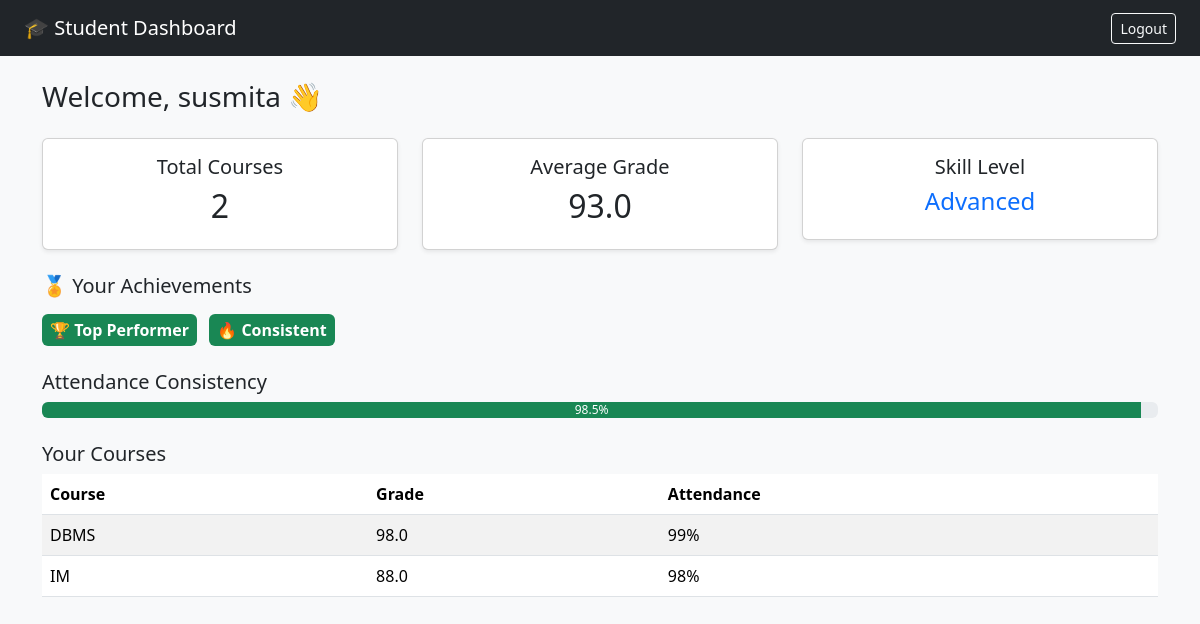
The app's page /dashboard/ (signed in) with its own data.
### core/models.py (models this page shows, shortened)
class Enrollment(models.Model):
    user = models.ForeignKey(User, on_delete=models.CASCADE)
    course = models.ForeignKey(Course, on_delete=models.CASCADE)
    grade = models.FloatField()
    attendance = models.IntegerField()
    date = models.DateField(auto_now_add=True)

class Course(models.Model):
    name = models.CharField(max_length=100)
    credits = models.IntegerField()

### core/views.py (the view)
# urls.py: path('dashboard/', DashboardView.as_view(), name='dashboard'),
class DashboardView(LoginRequiredMixin, TemplateView):
    template_name = 'core/dashboard.html'
    def get_context_data(self, **kwargs):
        context        = super().get_context_data(**kwargs)
        enrollments    = Enrollment.objects.filter(user=self.request.user)
        profile, _     = StudentProfile.objects.get_or_create(user=self.request.user)
        total_courses  = enrollments.count()
        avg_grade      = enrollments.aggregate(Avg('grade'))['grade__avg']
        avg_attendance = enrollments.aggregate(Avg('attendance'))['attendance__avg']
        skill = (
            "Advanced"     if avg_grade and avg_grade >= 85 else
            "Intermediate" if avg_grade and avg_grade >= 60 else
            "Beginner"
        )
        badges = []
        if avg_grade:
            if avg_grade >= 85:  badges.append("🏆 Top Performer")
            elif avg_grade < 50: badges.append("⚠️ Needs Improvement")
        if avg_attendance and avg_attendance >= 90:
            badges.append("🔥 Consistent")
        if total_courses >= 3:
            badges.append("📚 Active Learner")
        context.update({
            'enrollments':      enrollments,
            'total_courses':    total_courses,
            'avg_grade':        avg_grade,
            'attendance_width': f"{avg_attendance or 0}%",
            'avg_attendance':   avg_attendance,
            'skill_level':      skill,
            'profile':          profile,
            'badges':           badges,
        })
        return context

### core/templates/core/dashboard.html (shortened to what this page needs)
{% extends 'core/base.html' %}
{% block content %}
<h3 class="mb-4">Welcome, {{ user.username }} 👋</h3>
<div class="row mb-4">
    <div class="col-md-4">
        <div class="card text-center shadow-sm">
            <div class="card-body">
                <h5>Total Courses</h5>
                <h2>{{ total_courses }}</h2>
            </div>
        </div>
    </div>
    <div class="col-md-4">
        <div class="card text-center shadow-sm">
            <div class="card-body">
                <h5>Average Grade</h5>
                <h2>{{ avg_grade|default:"0" }}</h2>
            </div>
        </div>
    </div>
    <div class="col-md-4">
        <div class="card text-center shadow-sm">
            <div class="card-body">
                <h5>Skill Level</h5>
                <h4 class="text-primary">{{ skill_level }}</h4>
            </div>
        </div>
    </div>
</div>
<h5 class="mb-3">🏅 Your Achievements</h5>
<div class="mb-4">
    {% if badges %}
        {% for badge in badges %}
            <span class="badge bg-success me-2 p-2 fs-6">
                {{ badge }}
            </span>
        {% endfor %}
    {% else %}
        <span class="text-muted">No badges yet. Keep improving 🚀</span>
    {% endif %}
</div>
<h5>Attendance Consistency</h5>
<div class="progress mb-4">
    <div
        class="progress-bar bg-success"
        role="progressbar"
        aria-valuenow="{{ avg_attendance|default:0 }}"
        aria-valuemin="0"
        aria-valuemax="100"
        style="width: 0%"
        data-width="{{ attendance_width }}"
    >
        {{ avg_attendance|default:0 }}%
    </div>
</div>
<h5>Your Courses</h5>
<table class="table table-striped">
    <thead>
        <tr>
            <th>Course</th>
            <th>Grade</th>
            <th>Attendance</th>
        </tr>
    </thead>
    <tbody>
        {% for e in enrollments %}
        <tr>
            <td>{{ e.course.name }}</td>
            <td>{{ e.grade }}</td>
            <td>{{ e.attendance }}%</td>
        </tr>
        {% empty %}
        <tr>
            <td colspan="3">No courses yet 🚀</td>
        </tr>
        {% endfor %}
    </tbody>
</table>
{% endblock %}

### records on screen
Enrollment: course.name "DBMS", grade "98.0", attendance "99"
Enrollment: course.name "IM", grade "88.0", attendance "98"

### other values on screen
{{ user.username }} "susmita"
{{ total_courses }} "2"
{{ avg_grade|default:"0" }} "93.0"
{{ skill_level }} "Advanced"
{{ badge }} "🏆 Top Performer" "🔥 Consistent"
{{ avg_attendance|default:0 }} "98.5"
